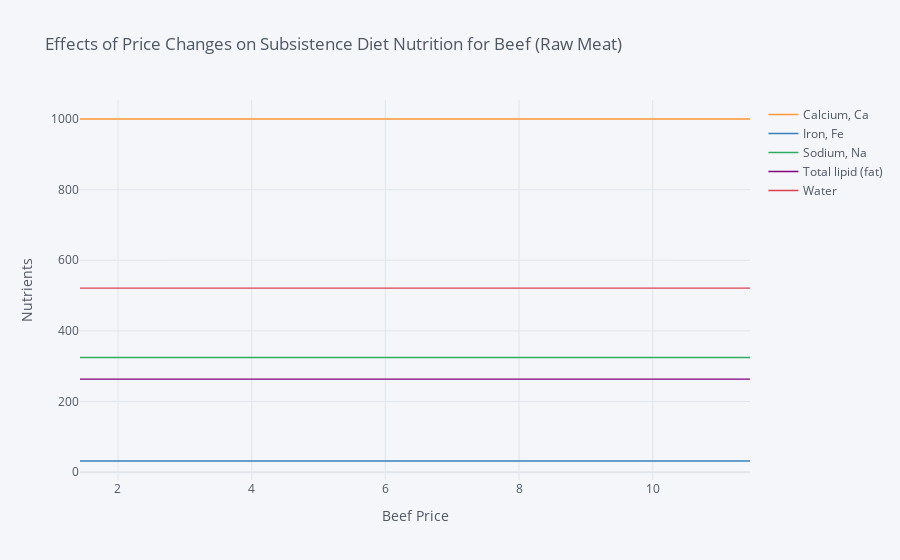

The notebook cell saved with this chart:
### Code cell
getPriceChangeNutrientMapGraph("meat", Beef_Meat_response, "Beef")

### Figure 1 — Plotly figure (JSON) as saved in the notebook; plotly's stock layout.template omitted (floating-point values rounded to 4 significant figures)
{"data": [{"line": {"color": "rgba(255, 153, 51, 1.0)", "dash": "solid", "shape": "linear", "width": 1.3}, "mode": "lines", "name": "Calcium, Ca", "text": "", "type": "scatter", "x": [1.432, 2.148, 2.577, 2.864, 3.15, 3.437, 3.723, 4.009, 4.296, 5.728, 11.46], "y": [1000.0, 1000.0, 1000.0, 1000.0, 1000.0, 1000.0, 1000.0, 1000.0, 1000.0, 1000.0, 1000.0]}, {"line": {"color": "rgba(55, 128, 191, 1.0)", "dash": "solid", "shape": "linear", "width": 1.3}, "mode": "lines", "name": "Iron, Fe", "text": "", "type": "scatter", "x": [1.432, 2.148, 2.577, 2.864, 3.15, 3.437, 3.723, 4.009, 4.296, 5.728, 11.46], "y": [31.73, 31.73, 31.73, 31.73, 31.73, 31.73, 31.73, 31.73, 31.73, 31.73, 31.73]}, {"line": {"color": "rgba(50, 171, 96, 1.0)", "dash": "solid", "shape": "linear", "width": 1.3}, "mode": "lines", "name": "Sodium, Na", "text": "", "type": "scatter", "x": [1.432, 2.148, 2.577, 2.864, 3.15, 3.437, 3.723, 4.009, 4.296, 5.728, 11.46], "y": [324.8, 324.8, 324.8, 324.8, 324.8, 324.8, 324.8, 324.8, 324.8, 324.8, 324.8]}, {"line": {"color": "rgba(128, 0, 128, 1.0)", "dash": "solid", "shape": "linear", "width": 1.3}, "mode": "lines", "name": "Total lipid (fat)", "text": "", "type": "scatter", "x": [1.432, 2.148, 2.577, 2.864, 3.15, 3.437, 3.723, 4.009, 4.296, 5.728, 11.46], "y": [263.4, 263.4, 263.4, 263.4, 263.4, 263.4, 263.4, 263.4, 263.4, 263.4, 263.4]}, {"line": {"color": "rgba(219, 64, 82, 1.0)", "dash": "solid", "shape": "linear", "width": 1.3}, "mode": "lines", "name": "Water", "text": "", "type": "scatter", "x": [1.432, 2.148, 2.577, 2.864, 3.15, 3.437, 3.723, 4.009, 4.296, 5.728, 11.46], "y": [521.2, 521.2, 521.2, 521.2, 521.2, 521.2, 521.2, 521.2, 521.2, 521.2, 521.2]}], "layout": {"legend": {"bgcolor": "#F5F6F9", "font": {"color": "#4D5663"}}, "paper_bgcolor": "#F5F6F9", "plot_bgcolor": "#F5F6F9", "title": {"font": {"color": "#4D5663"}, "text": "Effects of Price Changes on Subsistence Diet Nutrition for Beef (Raw Meat)"}, "xaxis": {"gridcolor": "#E1E5ED", "showgrid": true, "tickfont": {"color": "#4D5663"}, "title": {"font": {"color": "#4D5663"}, "text": "Beef Price"}, "zerolinecolor": "#E1E5ED"}, "yaxis": {"gridcolor": "#E1E5ED", "showgrid": true, "tickfont": {"color": "#4D5663"}, "title": {"font": {"color": "#4D5663"}, "text": "Nutrients"}, "zerolinecolor": "#E1E5ED"}}}
